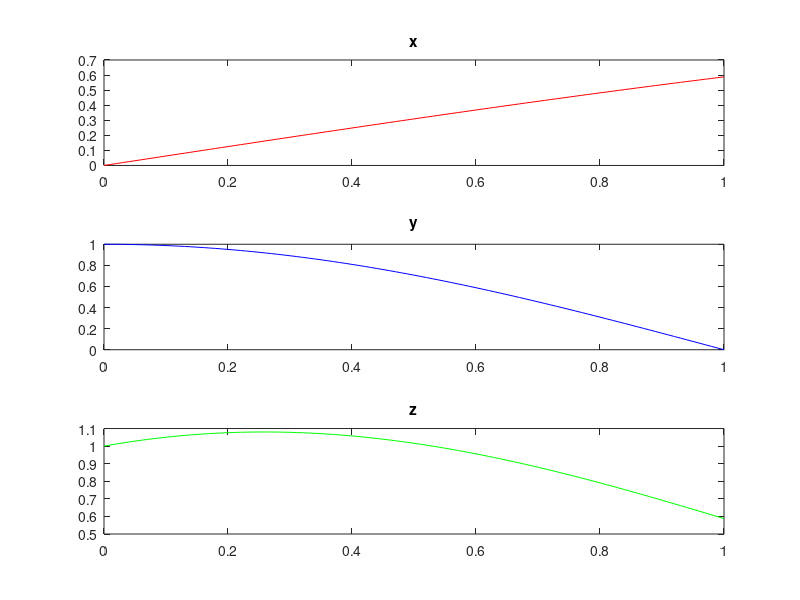

MATLAB code to generate this figure:
t=0:0.01:1;
x=sin(0.2*pi*t);
y=cos(0.5*pi*t);
z=x+y;

figure; 
subplot(3,1,1); 
plot(t,x,"r")
title('x')
subplot(3,1,2);
plot(t,y,"b");
title("y")
subplot(3,1,3);
plot(t,z,"g")
title("z")